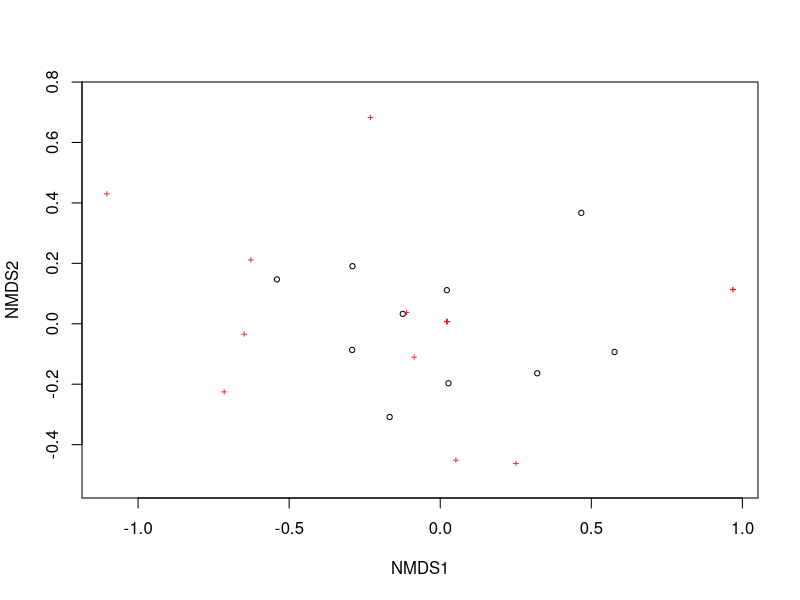
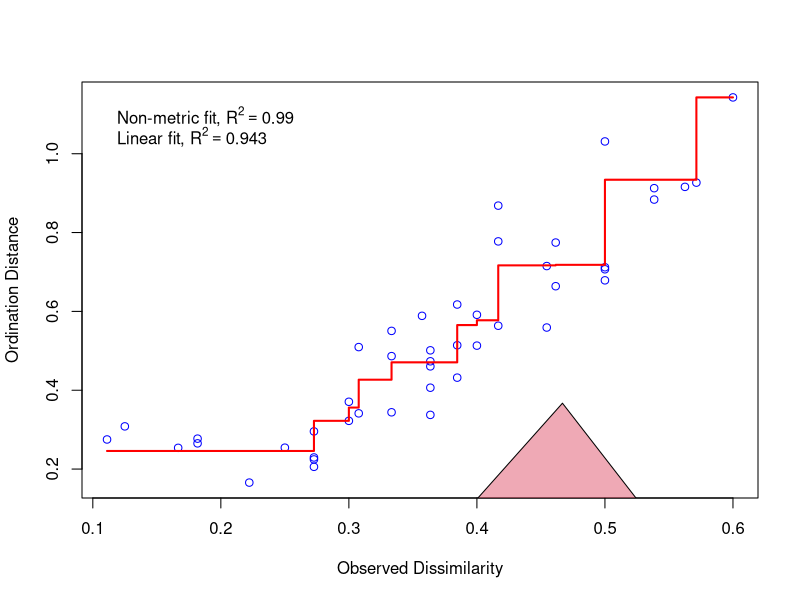

Reproduce these figures in R, in order. (Note: this script raises an error after producing the figures.)
# Dissertation NMDS Analysis
# Carla Leone
# 5th March, 2024

## Load the dataset and packages ----
install.packages("tidyverse")
install.packages("vegan")
library(tidyverse)
library(vegan)
library(readxl)

meta_richness <- read_excel("data/meta_richness.xlsx", 
                            sheet = "big_sheet (3)")
View(meta_richness)
meta_richness$habitat<- as.factor(meta_richness$habitat)

## NMDS Full Presence----
max_richness <- read_excel("data/phonic_richness.xlsx", 
                                       sheet = "full_presence (2)")
View(max_richness)
max_richness<- subset(max_richness, select = -c(knock))

max_richness<- max_richness %>%
  column_to_rownames(var = "site") # make site the name of the rows


### Make separate for habitats
habitats <- read_excel("data/meta_richness.xlsx", 
                         sheet = "habitats")
View(habitats)
habitats$habitat<- as.factor(habitats$habitat)


### Distance matrix calculation
sound_dist<- vegdist(max_richness, method="jaccard", binary= TRUE)
sound_dist

### NMDS
richness_nmds<- metaMDS(max_richness, #the community data
                    distance = "jaccard", # Using bray-curtis distance
                    try = 300)
richness_nmds
#stress = 0.099
#distance = jaccard
plot(richness_nmds)
stressplot(richness_nmds)

### Plots
ordihull(richness_nmds, # the nmds we created
         groups= habitats$habitat, #calling the groups from the mpa data frame we made
         draw = "polygon", # drawing polygons
         col = 1:3, # shading the polygons
         label = FALSE #removing labels from the polygons
) 

### permanova
#permanova
dist_full_richness<- vegdist(max_richness, method="jaccard")
perm_full_richness <- adonis2(dist_full_richness ~ habitat, data = habitats)

summary(perm_full_richness)
perm_full_richness
#significant p = 0.017
?pairwise.adonis()
?adonis2()
pairwise.adonis(dist_full_richness,habitats$habitat)

### SIMPER
basic_simper<- simper(max_richness,
                      distance= "jaccard",#our community data set
                      permutations = 999) # permutations to run

summary(basic_simper , ordered = TRUE) #summary is the total contrast.

habitat_simper<- simper(max_richness, 
                         habitats$habitat,
                        distance= "jaccard",
                         permutations = 999)
?simper()
summary(habitat_simper)
habitat_simper

### permatfull on pres/abs
x1<- permatfull(max_richness, strata = habitats$habitat)
summary(x1)
plot(x1)


## NMDS Full Relative Abundance ----
max_relative_abundance <- read_excel("data/phonic_richness.xlsx", 
                           sheet = "full_relative_abundance (2)")
View(max_relative_abundance)
max_relative_abundance<- subset(max_relative_abundance, select = -c(knock))

max_relative_abundance<- max_relative_abundance %>%
  column_to_rownames(var = "site") # make site the name of the rows


## Make separate for habitats
habitats <- read_excel("data/meta_richness.xlsx", 
                       sheet = "habitats")
View(habitats)
habitats$habitat<- as.factor(habitats$habitat)
habitats<- subset(habitats, select = -c(boats,wind, animals))
habitats<- habitats %>%
  column_to_rownames(var = "site")

### NMDS
relative_abundance_nmds<- metaMDS(dist_full_relative_abundance, #the community data
                        distance = "bray",# Using bray-curtis distance
                        try = 300)
relative_abundance_nmds
#stress = 0.0826
#distance = bray
plot(relative_abundance_nmds)
stressplot(relative_abundance_nmds)

### Plots

ordihull(relative_abundance_nmds, # the nmds we created
         groups= habitats$habitat, #calling the groups from the mpa data frame we made
         draw = "polygon", # drawing polygons
         col = 1:3, # shading the polygons
         label = FALSE #removing labels from the polygons
) 

### permanova
install.packages("pairwise.adonis")

dist_full_relative_abundance<- vegdist(max_relative_abundance, method="bray")
perm_full_relative_abundance <- adonis2(dist_full_relative_abundance ~ habitat, data = habitats)
pairwise1<- pairwise.adonis2(dist_full_relative_abundance ~ habitat, 
                 data =habitats, permutations = 999)
perm_full_relative_abundance
#not significant p = 0.182

#significant 

### SIMPER
basic_simper<- simper(max_relative_abundance,
                      distance= "bray",#our community data set
                      permutations = 999) # permutations to run

summary(basic_simper , ordered = TRUE) #summary is the total contrast.

habitat_simper<- simper(max_relative_abundance, 
                        habitats$habitat,
                        distance= "bray",
                        permutations = 999)
summary(habitat_simper)



## NMDS Full Occurrence ---- 
# Load the data
library(readxl)
full_occurrence <- read_excel("data/phonic_richness.xlsx", 
                            sheet = "full_occurrence (2)")
View(full_occurrence)
full_occurrence<- subset(full_occurrence, select = -c(knock))


# make the sites the row names
full_occurrence<- full_occurrence %>%
column_to_rownames(var = "site")

# calculating distances
full_occurence_distance<- vegdist(full_occurrence, method="bray")
full_occurence_distance

# make the nmds
full_occurrence_nmds<- metaMDS(full_occurrence, #the community data
                      distance = "bray",
               k=2,# Using bray-curtis distance
                      try = 300)

full_occurrence_nmds
#stress = 0.0798
# method of distance is bray curtis



### permanova
#permanova
dist_full_occurrence<- vegdist(full_occurrence, method="bray")
perm_full_occurrence <- adonis2(full_occurrence ~ habitat, data = habitats)

perm_full_occurrence
# significant with a p value =. 0.009, f = 3.4561, df habitat =3, df resid =7, df total =9
plot(full_occurrence_nmds)

ordihull(full_occurrence_nmds, # the nmds we created
         groups= habitats$habitat, #calling the groups from the mpa data frame we made
         draw = "polygon", # drawing polygons
         col = 1:3, # shading the plygons
         label = FALSE #removing labels from the plygons
) 


### SIMPER
basic_simper_full_occurence<- simper(full_occurrence,
                      distance= "bray",#our community data set
                      permutations = 999) # permutations to run

summary(basic_simper , ordered = TRUE) #summary is the total contrast.

habitat_simper<- simper(max_relative_abundance, 
                        habitats$habitat,
                        distance= "bray",
                        permutations = 999)
summary(habitat_simper)

# plotting with ggplot ----
data.scores <- as.data.frame(scores(activity_nmds))  #Using the scores function from vegan to extract the site scores and convert to a data.frame
data.scores$site <- rownames(data.scores)  # create a column of site names, from the rownames of data.scores
data.scores$habitat <- habitats  #  add the grp variable created earlier
head(data.scores) 

species.scores <- as.data.frame(scores(activity_nmds, "species"))  #Using the scores function from vegan to extract the species scores and convert to a data.frame
species.scores$species <- rownames(species.scores)  # create a column of species, from the rownames of species.scores
head(species.scores) 

grp.1 <- data.scores[data.scores$habitat == "1", ][chull(data.scores[data.scores$habitat == 
                                                                   "1", c("sites.NMDS1", "sites.NMDS2")]), ]  # hull values for grp A

grp.2 <- data.scores[data.scores$habitat == "2", ][chull(data.scores[data.scores$habitat == 
                                                                   "2", c("sites.NMDS1", "sites.NMDS2")]), ]  # hull values for grp B

grp.3 <- data.scores[data.scores$habitat == "3", ][chull(data.scores[data.scores$habitat == 
                                                                       "3", c("sites.NMDS1", "sites.NMDS2")]), ]  # hull values for grp B

hull.data <- rbind(grp.1, grp.2, grp.3)  #combine grp.a and grp.b
hull.data

library(tidyverse)
Colours <- c("#E69F00", "#56B4E9", "#009E73", "#F0E442", "#0072B2", "#D55E00")
names(Colours) <- c("BW", "LI", "SOSR", "WB", "WOSR", "WW")
Colours_darker <- darken(Colours, 0.4)
names(Colours_darker) <- c("BW", "LI", "SOSR", "WB", "WOSR", "WW")

(  activity_NMDS_plot <- ggplot() +
    geom_polygon(data=hull.data,aes(x=sites.NMDS1,y=sites.NMDS2,fill=habitat,group=habitat),alpha=0.30) + # add the convex hulls
    #geom_text(data=species.scores,aes(x=NMDS1,y=NMDS2,label=species),alpha=0.5) +  # add the species labels
    geom_point(data=data.scores,aes(x=sites.NMDS1,y=sites.NMDS2,colour=habitat),size=3) + # add the point markers
    #geom_text(data=data.scores,aes(x=NMDS1,y=NMDS2,label=site),size=6,vjust=0) +  # add the site labels
    scale_colour_manual(values=Colours) +
    scale_fill_manual(values=Colours) +
    # scale_x_continuous(limits = c(-1.4, 3), breaks = c(-1,0,1,2,3)) +
    # scale_y_continuous(limits = c(-1.4, 1.2), breaks = c(-1,-0.5,0, 0.5 ,1)) +
    scale_x_continuous(limits = c(-0.7, 1.6), breaks = c(-0.5,0,0.5,1,1.5)) +
    scale_y_continuous(limits = c(-0.7, 0.5), breaks = c(-0.5,-0.25,0,0.25,0.5)) +
    #coord_equal() 
    ggtitle("Invertebrates") +
    theme(plot.title = element_text(hjust = 0.5)))

# SIMPER 
basic_simper_activity<- simper(activity_nmds, #our community data set
                      permutations = 999) # permutations to run

summary(basic_simper , ordered = TRUE) #summary is the total contrast.

habitat_simper<- simper(activity, 
                        habitats$habitat,
                        permutations = 999)
summary(habitat_simper, ordered = T)
stressplot(nmds)
ordiplot(nmds, type= "text")


## NMDS Low Relative Abundance ----
# import the dataset
low_relative_abundance <- read_excel("data/phonic_richness.xlsx", 
                            sheet = "low_relative_abundance (2)")

low_relative_abundance<- subset(low_relative_abundance, select = -c(13) ) #remove unnecessary columns
low_relative_abundance<- low_relative_abundance %>%
  column_to_rownames(var = "site")
View(low_relative_abundance)
# Make the nmds
low_abundance_nmds<- metaMDS(low_relative_abundance, #the community data
           distance = "bray",
           k=2, # Using bray-curtis distance
           try = 300)
low_abundance_nmds
# stress = 0.066
plot(low_abundance_nmds)
abundance_simper_habitat<- simper(abundances,
                                  habitats$habitat,#our community data set
                          permutations = 999) # permutations to run
summary(abundance_simper_habitat)
### permanova
dist_low_abundance<- vegdist(low_relative_abundance, method="bray")
perm_low_abundance <- adonis2(dist_low_abundance ~ habitat, data = habitats)

perm_low_abundance
#not significant , p = 0.083


### Plots
ordihull(low_abundance_nmds, # the nmds we created
         groups= habitats$habitat, #calling the groups from the mpa data frame we made
         draw = "polygon", # drawing polygons
         col = 1:3, # shading the plygons
         label = FALSE #removing labels from the plygons
) 

### SIMPER
basic_simper<- simper(abundance_nmds, #our community data set
                      permutations = 999) # permutations to run

summary(basic_simper , ordered = TRUE) #summary is the total contrast.

habitat_simper<- simper(presence_nmds, 
                        habitats$habitat,
                        permutations = 999)
summary(habitat_simper)


## NMDS Low presence ----
low_presence<- read_excel("data/phonic_richness.xlsx", 
                                      sheet = "low_presence (2)")
View(low_presence)
low_presence<- subset(low_presence, select = -c(habitat) ) #remove unnecessary columnsc

low_presence<- low_presence %>%
  column_to_rownames(var = "site")
View(low_presence)

##nmds
nmds_low_presence<-  metaMDS(low_presence, #the community data
                                            distance = "jaccard",
                             autotransform = F,
                             # Using bray-curtis distance
                                            try = 300)

nmds_low_presence
# stress = 0.077
plot(nmds_low_presence)
stressplot(nmds_low_presence)
ordiplot(nmds_low_presence, type= "text")

View(habitats)
habitats<- subset(habitats, select= -c(boats,wind, animals ))

#permanova
dist_low_presence<- vegdist(low_presence, method="jaccard")
perm_low_presence <- adonis2(dist_low_presence ~ habitat, data = habitats)

summary(perm_low_presence)
perm_low_presence
# not significant, p = 0.525

#simper
basic_simper<- simper(low_presence, #our community data set
                      permutations = 999) # permutations to run

summary(basic_simper , ordered = TRUE) #summary is the total contrast.

habitat_simper<- simper(nmds_low_richness_matrix, 
                        habitats$habitat,
                        permutations = 999)
summary(habitat_simper)
#plot
plot.new()
ordihull(nmds_low_presence, # NMDS results object
         groups = habitats$habitat, # Grouping variable
         draw = "polygon", # Draw polygons
         col = 1:3, # Specify colors for polygons
         label = FALSE # Remove labels from polygons
)

## NMDS low Occurrence ----
low_occurrence<- read_excel("data/phonic_richness.xlsx", 
                                      sheet = "low_activity (2)")
View(low_occurrence)
low_occurrence<- subset(low_occurrence, select = -c(habitat))
low_occurrence<- low_occurrence %>%
  column_to_rownames(var = "site")

##nmds
nmds_low_occurrence<-  metaMDS(low_occurrence, #the community data
                             distance = "bray",
                             autotransform = F,
                             # Using bray-curtis distance
                             try = 300)

nmds_low_occurrence
#stress = 0.067

stressplot(nmds_low_abundance)
ordiplot(nmds_low_occurrence, type= "text")
?ordiplot
plot(nmds_low_occurrence)
View(habitats)

ordihull(nmds_low_occurrence, # the nmds we created
         groups= habitats$habitat, #calling the groups from the mpa data frame we made
         draw = "polygon", # drawing polygons
         col = 1:3, # shading the plygons
         label = FALSE #removing labels from the plygons
) 


## adding habitat
habitats <- read_excel("data/meta_richness.xlsx", 
                       sheet = "habitats")
View(habitats)
habitats$habitat<- as.factor(habitats$habitat)

# Try PERMANOVA
dist_low_occurrence<- vegdist(low_occurrence, method="bray")
perm_low_occurrence <- adonis2(low_occurrence ~ habitat, data = habitats)

summary(perm_low_occurrence)
perm_low_occurrence
# is significant: 0.033 = p

#simper
basic_simper<- simper(nmds_low_abundance_matrix, #our community data set
                      permutations = 999) # permutations to run

summary(basic_simper , ordered = TRUE) #summary is the total contrast.
# none have significant p values, but highest ratio is the thump

habitat_simper<- simper(dist_low_occurrence, 
                        habitats$habitat,
                        permutations = 999)
summary(habitat_simper)
w# difference between 1-2 = knock
# difference between 1-3 = croak and knock
# difference between 2-3 = low long grunt

##Plot
ordihull(nmds_low_abundance_matrix, # the nmds we created
         groups= habitats$habitat, #calling the groups from the mpa data frame we made
         draw = "polygon", # drawing polygons
         col = 1:3, # shading the plygons
         label = FALSE #removing labels from the plygons
) 

## low occurrence nmds----
nmds_low_activity_matrix<- read_excel("data/meta_richness.xlsx", 
                                       sheet = "low_activity")
View(nmds_low_activity_matrix)
nmds_low_activity_matrix<- subset(nmds_low_activity_matrix, select = -c(simpsons,habitat, max_richness) ) #remove unnecessary columnsc


nmds_low_activity_matrix<- nmds_low_activity_matrix %>%
  column_to_rownames(var = "site")
View(nmds_low_abundance_matrix)

##nmds
nmds_low_activity<-  metaMDS(nmds_low_activity_matrix, #the community data
                              distance = "bray",
                              autotransform = T,
                              # Using bray-curtis distance
                              try = 300)

nmds_low_activity
plot(nmds_low_abundance)
stressplot(nmds_low_activity)
ordiplot(nmds_low_activity, type= "text")

ordihull(nmds_low_abundance_matrix, # the nmds we created
         groups= habitats$habitat, #calling the groups from the mpa data frame we made
         draw = "polygon", # drawing polygons
         col = 1:3, # shading the plygons
         label = FALSE #removing labels from the plygons
) 


## adding habitat
habitats <- read_excel("data/meta_richness.xlsx", 
                       sheet = "habitats")
View(habitats)
habitats$habitat<- as.factor(habitats$habitat)

# Try PERMANOVA
dist_low_activity<- vegdist(nmds_low_activity_matrix, method="bray")
perm_low_activity <- adonis2(dist_low_activity ~ habitat, data = habitats)

summary(perm_low_abundance)
perm_low_activity
#significant


#simper
basic_simper<- simper(nmds_low_abundance_matrix, #our community data set
                      permutations = 999) # permutations to run

summary(basic_simper , ordered = TRUE) #summary is the total contrast.
# none have significant p values, but highest ratio is the thump

habitat_simper<- simper(nmds_low_abundance_matrix, 
                        habitats$habitat,
                        permutations = 999)
summary(habitat_simper)
# difference between 1-2 = knock
# difference between 1-3 = croak and knock
# difference between 2-3 = low long grunt

##Plot
ordihull(nmds_low_activity_matrix, # the nmds we created
         groups= habitats$habitat, #calling the groups from the mpa data frame we made
         draw = "polygon", # drawing polygons
         col = 1:3, # shading the plygons
         label = FALSE #removing labels from the plygons
) 

## Richness vs time ----
class(meta_richness$time)
View(meta_richness)
View(richness)
richness$richness<- as.numeric(richness$richness)

#Compute average richness for each time point and habitat category
df_avg <- richness %>%
  group_by(time,habitat) %>%
  summarise(avg_richness = mean(max_richnes),
            sd_richness = sd(max_richnes),
            se_richness = sd(max_richnes) /sqrt(n()))%>%
              ungroup()
#gives the stats for each habitat at each time point. Has taken the average richness of each habitat for each time.

### Group by site
df_avg_site<- richness %>%
  group_by(time,site) %>%
  summarise(avg_richness = mean(richness),
            sd_richness = sd(richness),
            se_richness = sd(richness) /sqrt(n()))%>%
  ungroup()

View(df_avg)

### Plot by habitat
ggplot(df_avg, aes(x = time, y = avg_richness, color = habitat)) +
  geom_line() +  # Add lines
  geom_point() +  # Add points
  labs(x = "Time", y = "Average Richness", color = "Habitat Category") +  # Labels
  theme_minimal()  # Optional: change theme if desired

### plot by site
ggplot(df_avg_site, aes(x = time, y = avg_richness, color = site)) +
  geom_line() +  # Add lines
  geom_point() +  # Add points
  labs(x = "Time", y = "Average Richness", color = "Habitat Category") +  # Labels
  theme_minimal()  # Optional: change theme if desired


### Using the full dataset richness to plot and adding error bars
ggplot(richness, aes(x = time, y = richness, color = habitat)) +
  stat_summary(fun.data = mean_se, geom = "line") +  # Add lines with mean and standard error
  stat_summary(fun.data = mean_se, geom = "point") +  # Add points with mean and standard error
  stat_summary(fun.data = mean_se, geom = "errorbar", width = 0.1) +  # Add error bars with standard error
  labs(x = "Time", y = "Richness", color = "Habitat Category") +  # Labels
  theme_minimal()

## Boat Presence ----


